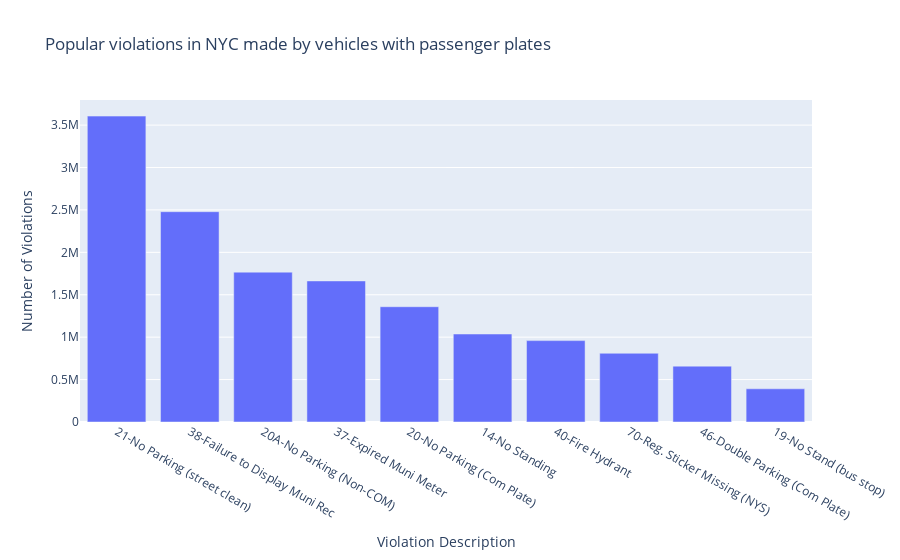

The cell this chart's notebook holds for it:
### Code cell
fig = px.bar(nyc_violation_pas, x="violation_description", y="plate_id", labels={
                     "violation_description" : "Violation Description",
                     "plate_id" : "Number of Violations"
             }, title="Popular violations in NYC made by vehicles with passenger plates")
fig.show()

### Figure 1 — Plotly figure (JSON) as saved in the notebook; plotly's stock layout.template omitted (floating-point values rounded to 4 significant figures)
{"data": [{"alignmentgroup": "True", "hovertemplate": "Violation Description=%{x}<br>Number of Violations=%{y}<extra></extra>", "legendgroup": "", "marker": {"color": "#636efa", "pattern": {"shape": ""}}, "name": "", "offsetgroup": "", "orientation": "v", "showlegend": false, "textposition": "auto", "type": "bar", "x": ["21-No Parking (street clean)", "38-Failure to Display Muni Rec", "20A-No Parking (Non-COM)", "37-Expired Muni Meter", "20-No Parking (Com Plate)", "14-No Standing", "40-Fire Hydrant", "70-Reg. Sticker Missing (NYS)", "46-Double Parking (Com Plate)", "19-No Stand (bus stop)"], "xaxis": "x", "y": [3606164, 2479152, 1766717, 1663027, 1359018, 1037409, 959482, 810100, 658509, 391390], "yaxis": "y"}], "layout": {"barmode": "relative", "legend": {"tracegroupgap": 0}, "title": {"text": "Popular violations in NYC made by vehicles with passenger plates"}, "xaxis": {"anchor": "y", "domain": [0, 1], "title": {"text": "Violation Description"}}, "yaxis": {"anchor": "x", "domain": [0, 1], "title": {"text": "Number of Violations"}}}}
